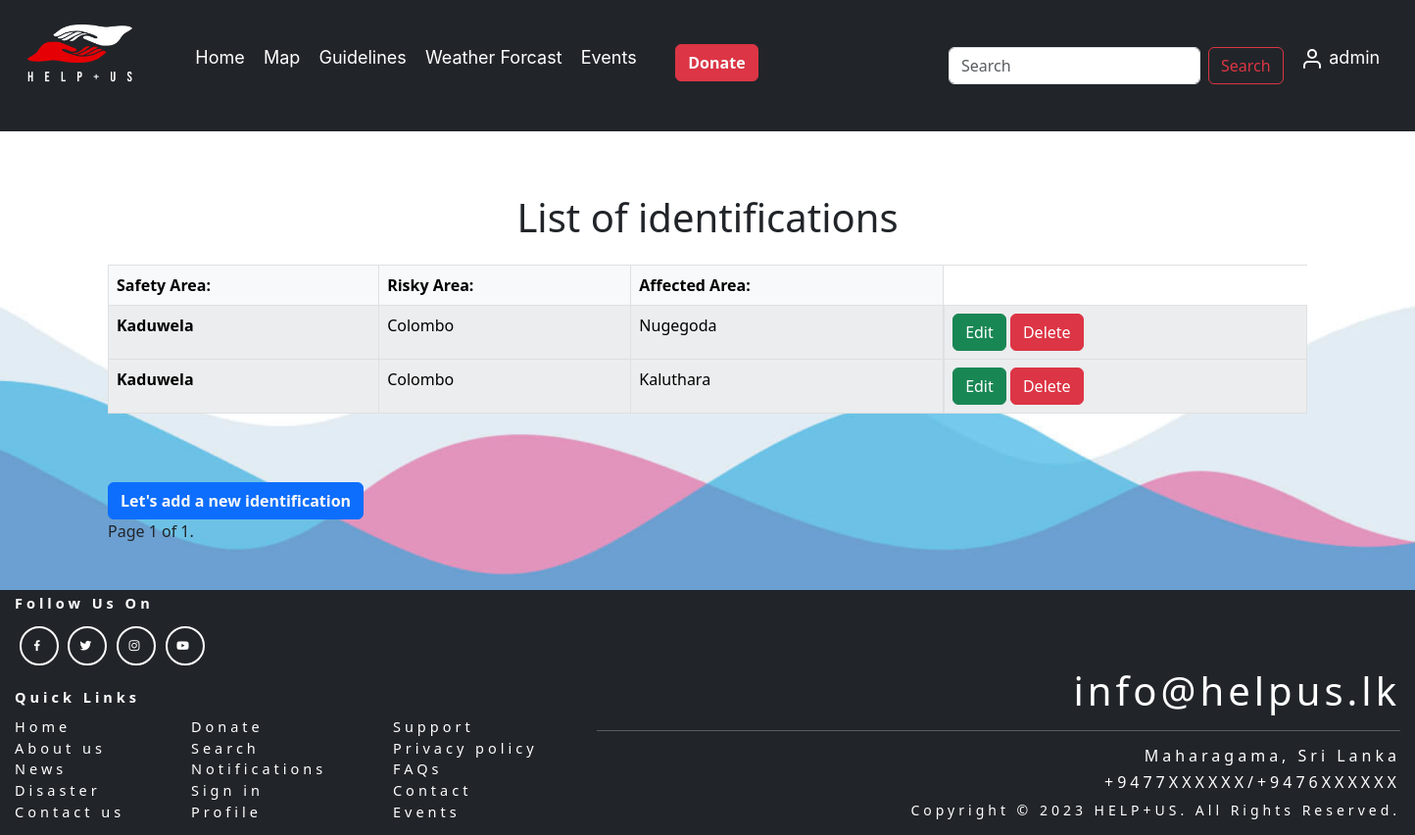
The page /app/identificationlistview (signed in) on the database its author committed.
### app/models.py (models this page shows)
class Identification(models.Model):
    safety_area = models.CharField(max_length=1000)
    risky_area = models.CharField(max_length=1000)
    affected_area = models.CharField(max_length=1000)

### app/views.py (the view)
# urls.py: path('identificationlistview', IdentificationListView.as_view(), name='identification_index'),
class IdentificationListView(PermissionRequiredMixin, ListView):
    permission_required = 'app.view_identification'
    template_name_suffix = "_index"
    model = Identification
    paginate_by = 3

### app/templates/app/identification_index.html (shortened to what this page needs)
<!DOCTYPE html>
<html>
    {% extends "base.html" %}
    {% block content %}
<head>
    <link href="https://cdn.jsdelivr.net/npm/bootstrap@5.3.0-alpha3/dist/css/bootstrap.min.css" rel="stylesheet"
>
</head>
<body>
    {% load static %}
    <div class="bg-opacity-25 view"
        style="background-image: url('{% static 'app/images/bg3.png'%}'); background-repeat: no-repeat; background-size: cover; background-position: center center; ">
        <div class="container p-5">
            <div>
                <h1 class="p-3 g-col-6 text-center">List of identifications</h1>
            </div>
            <div>
                <table class="table table-bordered table-striped table-light">
                    <thead>
                        <tr>
                            <th scope="col">Safety Area:</th>
                            <th scope="col">Risky Area:</th>
                            <th scope="col">Affected Area:</th>
                        </tr>
                        {% for identification in object_list %}
                    </thead>
                    <tbody>
                        <tr>
                            <td class="fw-semibold">{{identification.safety_area}}</td>
                            <td>{{identification.risky_area}}</td>
                            <td>{{identification.affected_area}}</td>
                            <td class="d-grid gap-2 d-md-block">
                                <a class="link-light fw-semibold" href="identificationupdateview/{{identification.id}}"
                                    style="text-decoration: none;"><input class="btn btn-success" type="submit"
                                        value="Edit"></a>
                                <a class="link-light fw-semibold" href="identificationdeleteview/{{identification.id}}"
                                    style="text-decoration: none;"><input class="btn btn-danger" type="submit"
                                        value="Delete"></a>
                            </td>
                        </tr>
                        {% endfor %}
                    </tbody>
                </table>
            </div>
            <div style="margin-top:70px;">
                <button class="btn btn-primary">
                    <a class="link-light fw-semibold" href="identificationcreateview"
                        style="text-decoration: none;">Let's add a new identification</a>
                </button>
            </div>
            <div class="pagination">
                <span class="step-links">
                    <span class="current">
                        Page {{ page_obj.number }} of {{ page_obj.paginator.num_pages }}.
                    </span>
                </span>
            </div>
        </div>
    </div>
</body>
{% endblock %}

### app/templates/base.html (shortened to what this page needs)
{% load static %}
<!DOCTYPE html>
<html lang="en">
<head>
    <link href="https://cdn.jsdelivr.net/npm/bootstrap@5.3.1/dist/css/bootstrap.min.css" rel="stylesheet"
>
    <link rel="stylesheet" href="https://unpkg.com/leaflet@1.9.4/dist/leaflet.css" />
    <link rel="stylesheet" href="https://cdn.jsdelivr.net/npm/leaflet.locatecontrol@0.79.0/dist/L.Control.Locate.min.css" />
    <link rel="stylesheet" href="https://unpkg.com/leaflet-control-geocoder/dist/Control.Geocoder.css" />
    <link href='https://unpkg.com/boxicons@2.0.7/css/boxicons.min.css' rel='stylesheet'>
    <link rel="stylesheet" href="{% static 'css/style.css' %}">
</head>
<body>
    <nav class="navbar navbar-expand-lg sticky-top bg-dark" style="font-size: 18px;">
        <div class="m-3">
            <div class="d-flex">
                <div class="container-fluid" >
                    <a class="navbar-brand" href="{% url 'home' %}">
                        <img src="{% static 'app/images/helpus.png'%}" alt="Logo" width="auto" height="60"
                            class="d-inline-block align-text-top">
                    </a>
                </div>
                <div class="d-flex justify-content-evenly">
                    <div class="m-3" style="word-wrap: break-word; white-space: nowrap;">
                        <ul class="navbar-nav me-auto mb-2 mb-lg-0">
                            <li class="nav-item">
                                <a class="nav-item" style="font-family:inter" aria-current="page" href="{% url 'home' %}">Home</a>
                            </li>
                            <li class="nav-item">
                                <a id="map-link" class="nav-item" style="font-family: inter" aria-current="page" href="{% url 'map' %}">Map</a>
                            </li>
                            <li class="nav-item">
                                <a class="nav-item" href="{% url 'guidelines'%}" style="font-family:inter">Guidelines</a>
                            </li>
                            <li class="nav-item dropdown" style="font-family:inter">
                                <a class="nav-item" href="#" role="button" data-bs-toggle="dropdown"
                                    aria-expanded="false">
                                    Weather Forcast</a>
                            </li>
                            <li class="nav-item dropdown" style="font-family:inter">
                                <a class="nav-item" href="#" role="button" data-bs-toggle="dropdown"
                                    aria-expanded="false">
                                    Events
                                </a>
                            </li>
                            <li class="nav-donate">
                                <button class="btn btn-danger">
                                    <a class="link-light fw-semibold" href="../donate" style="text-decoration: none;">Donate</a>
                                </button>
                            </li>
                            <div class="m-2" style="width: 33rem; padding-left: 80px;">
                                <span class="d-flex justify-content-end">
                                    <form class="d-flex " role="search">
                                        <input class="form-control me-2" type="search" placeholder="Search" aria-label="Search">
                                        <button class="btn btn-outline-danger" type="submit">Search</button>
                                    </form>
                                </span>
                            </div>
                            <li class="nav-item dropdown" style="font-family:inter">
                                <a class="nav-item" href="#" role="button" data-bs-toggle="dropdown"
                                    aria-expanded="false">
                                    <svg xmlns="http://www.w3.org/2000/svg" width="24" height="24" viewBox="0 0 24 24" fill="none" stroke="currentColor" stroke-width="2" stroke-linecap="round" stroke-linejoin="round" class="feather feather-user">
                                        <path d="M20 21v-2a4 4 0 0 0-4-4H8a4 4 0 0 0-4 4v2"></path>
                                        <circle cx="12" cy="7" r="4"></circle>
                                    </svg>
                                    {{user.username}}</a>
                            </li>
                        </ul>
                    </div>
                </div>
            </div>
        </div>
    </nav>
    {% block content%}
    {% endblock%}
    <footer style="font-size: 14.5px;">
        <section style="text-align: left; margin-left:12px; width: max-content; float:left;">
            <div>
                <div><b>Follow Us On</b></div>
                <div class = "social-links">
                    <a href = "#"><i class='bx bxl-facebook'></i></a>
                    <a href = "#"><i class='bx bxl-twitter'></i></a>
                    <a href = "#"><i class='bx bxl-instagram'></i></a>
                    <a href = "#"><i class='bx bxl-youtube'></i></a>
                </div>
            </div>
            <div>
                <span><b>Quick Links</b></span>
            </div>
            <div style="width: fit-content; float: left; margin-top: 8px;">
                <div style="display: inline-block; margin-right: 60px; text-align: justify;">
                    <a href="#" style="color: white; text-decoration: none;">Home</a><br>
                    <a href="#" style="color: white; text-decoration: none;">About us</a><br>
                    <a href="#" style="color: white; text-decoration: none;">News</a><br>
                    <a href="#" style="color: white; text-decoration: none;">Disaster</a><br>
                    <a href="#" style="color: white; text-decoration: none;">Contact us</a>
                </div>
                <div style="display: inline-block; margin-right: 60px; text-align: justify;">
                    <a href="#" style="color: white; text-decoration: none;">Donate</a><br>
                    <a href="#" style="color: white; text-decoration: none;">Search</a><br>
                    <a href="#" style="color: white; text-decoration: none;">Notifications</a><br>
                    <a href="#" style="color: white; text-decoration: none;">Sign in</a><br>
                    <a href="#" style="color: white; text-decoration: none;">Profile</a>
                </div>
                <div style="display: inline-block; margin-right: 60px; text-align: justify;">
                    <a href="#" style="color: white; text-decoration: none;">Support</a><br>
                    <a href="#" style="color: white; text-decoration: none;">Privacy policy</a><br>
                    <a href="#" style="color: white; text-decoration: none;">FAQs</a><br>
                    <a href="#" style="color: white; text-decoration: none;">Contact</a><br>
                    <a href="#" style="color: white; text-decoration: none;">Events</a>
                </div>
             </div>
            </section>
            <section style="text-align: right; margin-right: 12px; margin-top: 76px;">
                <h1>info@helpus.lk</h1>
                <hr>
                <h6>Maharagama, Sri Lanka</h6>
                <h6>+9477XXXXXX/+9476XXXXXX</h6>
                <span style="font-size: 14px;">Copyright © 2023 HELP+US. All Rights Reserved.</span>
            </section>
    </footer>
</body>
</html>

### app/static/css/style.css (style rules this page uses)
.nav-item { flex: 1; text-align: center; padding: 0.3rem; cursor: pointer; transition: background-color 0.5s ease, color 0.5s ease; text-decoration: none; color:white ; margin-bottom: -10px; }
.nav-donate { padding-left: 30px; padding-top: 5px; }
footer { background: var(--exDark); color: #fff; text-align: center; padding: 2rem 0; }
.social-links { display: flex; justify-content: center; margin-bottom: 1.4rem; }
.social-links a { border: 2px solid #fff; color: #fff; display: block; width: 40px; height: 40px; display: flex; justify-content: center; align-items: center; border-radius: 50%; text-decoration: none; margin: 0 0.3rem; transition: all 0.5s ease; }

### app/templates/base.html (style rules this page uses)
body { display: flex; flex-direction: column; min-height: 100vh; margin: 0; }
footer { padding: 3px; background-color:#212529; color: white; height:250px; letter-spacing: 4px; margin-top: auto; }
.social-links { margin-top: 12px; display: flex; justify-content: left; margin-bottom: 1.4rem; }
.social-links a { border: 2px solid #fff; color: #fff; display: block; width: 40px; height: 40px; display: flex; justify-content: center; align-items: center; border-radius: 50%; text-decoration: none; margin: 0 0.3rem; transition: all 0.5s ease; }

### rows shown on the page
Identification: safety_area "Kaduwela", risky_area "Colombo", affected_area "Nugegoda"
Identification: safety_area "Kaduwela", risky_area "Colombo", affected_area "Kaluthara"

### other values the page prints
{{ user.username }} "admin"
{{ page_obj.number }} "1"
{{ page_obj.paginator.num_pages }} "1"
